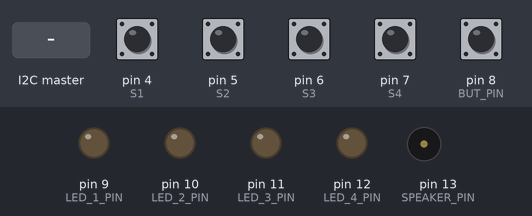
Recording of a sketch running on a simulated Arduino Uno, built with avr-gcc and run on an emulated ATmega328P. Shown: output pins drawn as LEDs (lit = HIGH), buzzer (waves = sounding). Dashed ring = blinking. The test bench sets the inputs (shaded band); at power-on: pin 4 (S1), pin 5 (S2), pin 6 (S3), pin 7 (S4) HIGH, pin 8 (BUT_PIN) LOW.

Above: at 1.2 s.
1.3 s: the I2C master sends the byte 1
At 1.46 s:
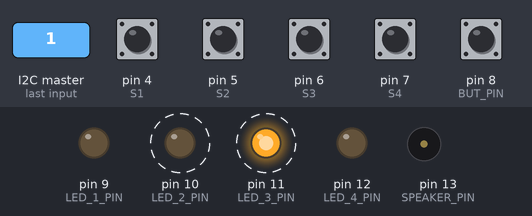
4.3 s: the I2C master sends the byte 0
At 5.4 s:
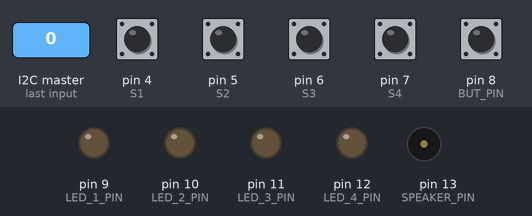
5.8 s: the I2C master sends the byte 2
At 6.01 s:
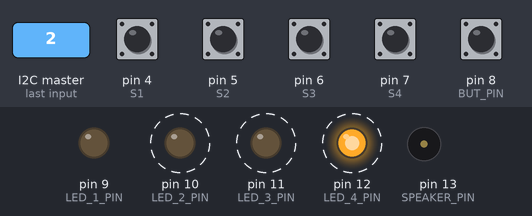
Timing chart, 0 to 14.8 s (numbered marks = the images above; inputs shaded):
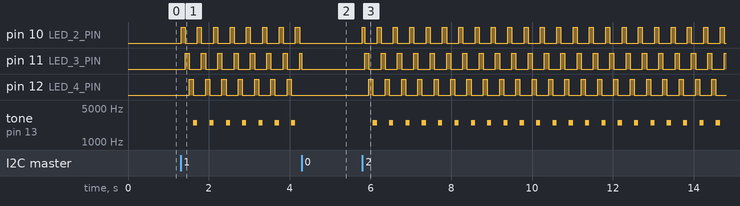

Measured:
- after the input at 1.3 s, pin 10 (LED_2_PIN): alternates HIGH for 0.10 s and LOW for 0.30 s, starting at once; pin 11 (LED_3_PIN): alternates HIGH for 0.10 s and LOW for 0.30 s, starting after 0.11 s
- after the input at 4.3 s, pin 10 (LED_2_PIN), pin 12 (LED_4_PIN): stops changing and stays LOW; tone on pin 13 (SPEAKER_PIN): stops changing and stays silent
- after the input at 5.8 s, pin 10 (LED_2_PIN): alternates HIGH for 0.10 s and LOW for 0.30 s, starting at once; pin 11 (LED_3_PIN): alternates HIGH for 0.10 s and LOW for 0.30 s, starting after 0.06 s

The sketch:

Arduino_soundwithlights.ino
```cpp
// Arduino_soundwithlights.ino
#include <Wire.h>

#define LED_1_PIN 9
#define LED_2_PIN 10
#define LED_3_PIN 11
#define LED_4_PIN 12
#define SPEAKER_PIN 13
#define BUT_PIN 8
#define NUM_LED 4
#define ROTATE 1
#define ROTATE_INT 40
#define FREQ 2500
// Arduino pins used for the DIP switches
#define S1 4
#define S2 5
#define S3 6
#define S4 7
#define MIN_BOUNCE 250
#define ROTATE_TIME 100

byte currentButtonState = LOW, newState = LOW;
unsigned long lastTime = 0, curTime = 0, lastRotate = 0, rotateLED = 0 ;
int currentLED = 0, sent = 0 ;
int LED_pin[NUM_LED] = {LED_1_PIN, LED_2_PIN, LED_3_PIN, LED_4_PIN} ;
int speaker = 0 ;

byte status = 0 ;

void SetLEDs(void){
  int i;

  #if ROTATE == 1
  if ( millis()-lastRotate > ROTATE_TIME ){
    lastRotate = millis() ;
    rotateLED = ( rotateLED + 1 ) % NUM_LED ;
    if ( rotateLED == 0 && status ){
      tone ( SPEAKER_PIN, FREQ ) ;
    } else {
      noTone ( SPEAKER_PIN ) ;
    }
  }
  for ( i = 0 ; i < NUM_LED ; i++ ){
    if ( i == rotateLED && i != 0 ){
      digitalWrite ( LED_pin[i], status ) ;
    } else {
      digitalWrite ( LED_pin[i], LOW ) ;
    }
  }

  #else

  for ( i = 0 ; i < NUM_LED ; i++ ){
     digitalWrite ( LED_pin[i], status ) ;
   }
  // digitalWrite(LED_1_PIN, (status & 0x01) ? HIGH : LOW );
  // digitalWrite(LED_2_PIN, (status & 0x02) ? HIGH : LOW );
  // digitalWrite(LED_3_PIN, (status & 0x04) ? HIGH : LOW );
  // digitalWrite(LED_4_PIN, (status & 0x08) ? HIGH : LOW );
  //Serial.println ( status ) ;
  #endif

}

void powerOffAllLEDs()
{
  digitalWrite(LED_1_PIN, LOW);
  digitalWrite(LED_2_PIN, LOW);
  digitalWrite(LED_3_PIN, LOW);
  digitalWrite(LED_4_PIN, LOW);
}

void setup() {
  pinMode(S1, INPUT_PULLUP);
  pinMode(S2, INPUT_PULLUP);
  pinMode(S3, INPUT_PULLUP);
  pinMode(S4, INPUT_PULLUP);


  //Serial.begin ( 9600 ) ;
  int s1state = !digitalRead(S1);
  int s2state = !digitalRead(S2);
  int s3state = !digitalRead(S3);
  int s4state = !digitalRead(S4);

  int I2C_SLAVE_ADD = 0x08 + s4state + 2*s3state + 4*s2state + 8*s1state;
  //Serial.println(I2C_SLAVE_ADD);

  Wire.begin(I2C_SLAVE_ADD);
  pinMode(LED_1_PIN, OUTPUT);
  pinMode(LED_2_PIN, OUTPUT);
  pinMode(LED_3_PIN, OUTPUT);
  pinMode(LED_4_PIN, OUTPUT);
  pinMode(BUT_PIN, INPUT);
  pinMode(SPEAKER_PIN, OUTPUT);

  powerOffAllLEDs();

  Wire.onRequest(requestEvent);
  Wire.onReceive(receiveEvent);

}

void loop() {

  // first get the button status, and debounce if necessary
  newState = digitalRead(BUT_PIN) ;
  curTime = millis() ;
  if ( newState != currentButtonState && curTime - lastTime >= MIN_BOUNCE && sent == 1 ){
    currentButtonState = newState ;
    lastTime = curTime ;
    sent = 0 ;
    //Serial.print(F("New button state: "));
    //Serial.println(newState);
  }
  SetLEDs ( ) ;

}

int Led_no = 0;

void requestEvent(){
  //Serial.println(F("Request Received"));
  //Serial.print(F("sending button state: "));
  //byte readValue = digitalRead(BUT_PIN);
  //Serial.println(readValue);
  Wire.write(currentButtonState);
  sent = 1 ;
}

void receiveEvent(int numBytes){
  //Serial.println(F("LED status received"));
  byte newstat = Wire.read(), lights, sound ;
  if ( newstat == 0xFF ){    // this is the "hello signal, so do nothing"
    speaker = 0 ;
  } else {
      lights = newstat & 0x0F ;
      sound = newstat >> 6 ;  // sound is bit 6 (one from left)
      if ( lights != status ){
        if ( lights == 0 ){
          //Serial.println (F("New status: 0")) ;
        } else {
          //Serial.println (F("New status: 1") ) ;
        }
        status = lights ;
      }
    speaker = sound ;
  }
}
```
